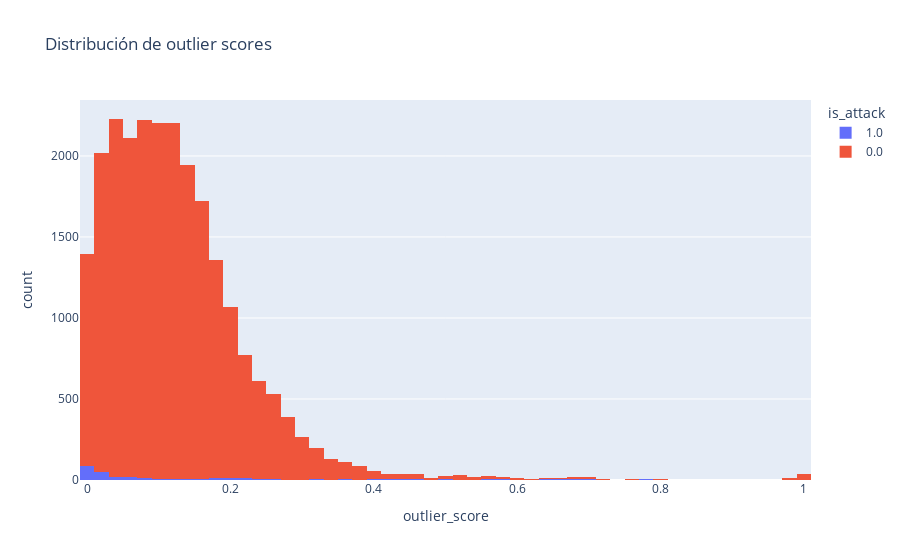

This figure's notebook cell:
### Code cell
import plotly.express as px

fig = px.histogram(
    df,
    x='outlier_score',
    color='is_attack',
    nbins=50,
    title="Distribución de outlier scores"
)
fig.show()

### Figure 1 — Plotly figure (JSON) as saved in the notebook; plotly's stock layout.template omitted (floating-point values rounded to 4 significant figures; data arrays with more than 128 entries replaced by an {"elided": "..."} marker saying what was removed)
{"data": [{"bingroup": "x", "hovertemplate": "is_attack=1.0<br>outlier_score=%{x}<br>count=%{y}<extra></extra>", "legendgroup": "1.0", "marker": {"color": "#636efa", "pattern": {"shape": ""}}, "name": "1.0", "nbinsx": 50, "orientation": "v", "showlegend": true, "type": "histogram", "x": {"elided": "346 float values"}, "xaxis": "x", "yaxis": "y"}, {"bingroup": "x", "hovertemplate": "is_attack=0.0<br>outlier_score=%{x}<br>count=%{y}<extra></extra>", "legendgroup": "0.0", "marker": {"color": "#EF553B", "pattern": {"shape": ""}}, "name": "0.0", "nbinsx": 50, "orientation": "v", "showlegend": true, "type": "histogram", "x": {"elided": "23659 float values"}, "xaxis": "x", "yaxis": "y"}], "layout": {"barmode": "relative", "legend": {"title": {"text": "is_attack"}, "tracegroupgap": 0}, "title": {"text": "Distribución de outlier scores"}, "xaxis": {"anchor": "y", "domain": [0, 1], "title": {"text": "outlier_score"}}, "yaxis": {"anchor": "x", "domain": [0, 1], "title": {"text": "count"}}}}
